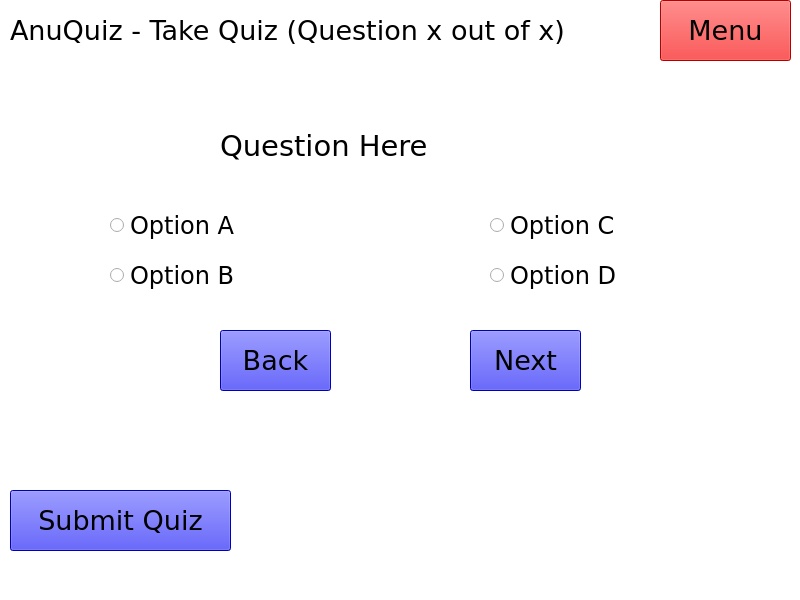
<?xml version="1.0" encoding="UTF-8"?>
<ui version="4.0">
 <class>MainWindow</class>
 <widget class="QMainWindow" name="MainWindow">
  <property name="geometry">
   <rect>
    <x>0</x>
    <y>0</y>
    <width>800</width>
    <height>600</height>
   </rect>
  </property>
  <property name="windowTitle">
   <string>AnuQuiz</string>
  </property>
  <property name="styleSheet">
   <string notr="true">background:white;</string>
  </property>
  <widget class="QWidget" name="centralwidget">
   <widget class="QLabel" name="questionIndex">
    <property name="geometry">
     <rect>
      <x>10</x>
      <y>-10</y>
      <width>661</width>
      <height>81</height>
     </rect>
    </property>
    <property name="font">
     <font>
      <family>Verdana</family>
      <pointsize>20</pointsize>
     </font>
    </property>
    <property name="text">
     <string>AnuQuiz - Take Quiz (Question x out of x)</string>
    </property>
   </widget>
   <widget class="QPushButton" name="nextButton">
    <property name="geometry">
     <rect>
      <x>470</x>
      <y>330</y>
      <width>111</width>
      <height>61</height>
     </rect>
    </property>
    <property name="font">
     <font>
      <family>Verdana</family>
      <pointsize>20</pointsize>
     </font>
    </property>
    <property name="styleSheet">
     <string notr="true">background:rgb(0,0,255)</string>
    </property>
    <property name="text">
     <string>Next</string>
    </property>
   </widget>
   <widget class="QPushButton" name="backButton">
    <property name="geometry">
     <rect>
      <x>220</x>
      <y>330</y>
      <width>111</width>
      <height>61</height>
     </rect>
    </property>
    <property name="font">
     <font>
      <family>Verdana</family>
      <pointsize>20</pointsize>
     </font>
    </property>
    <property name="styleSheet">
     <string notr="true">background:rgb(0,0,255)</string>
    </property>
    <property name="text">
     <string>Back</string>
    </property>
   </widget>
   <widget class="QPushButton" name="menuButton">
    <property name="geometry">
     <rect>
      <x>660</x>
      <y>0</y>
      <width>131</width>
      <height>61</height>
     </rect>
    </property>
    <property name="font">
     <font>
      <family>Verdana</family>
      <pointsize>20</pointsize>
     </font>
    </property>
    <property name="styleSheet">
     <string notr="true">background:rgb(255,0,0)</string>
    </property>
    <property name="text">
     <string>Menu</string>
    </property>
   </widget>
   <widget class="QPushButton" name="submitButton">
    <property name="geometry">
     <rect>
      <x>10</x>
      <y>490</y>
      <width>221</width>
      <height>61</height>
     </rect>
    </property>
    <property name="font">
     <font>
      <family>Verdana</family>
      <pointsize>20</pointsize>
     </font>
    </property>
    <property name="styleSheet">
     <string notr="true">background:rgb(0,0,255)</string>
    </property>
    <property name="text">
     <string>Submit Quiz</string>
    </property>
   </widget>
   <widget class="QLabel" name="questionLabel">
    <property name="geometry">
     <rect>
      <x>220</x>
      <y>120</y>
      <width>451</width>
      <height>51</height>
     </rect>
    </property>
    <property name="font">
     <font>
      <family>Verdana</family>
      <pointsize>22</pointsize>
     </font>
    </property>
    <property name="text">
     <string>Question Here</string>
    </property>
   </widget>
   <widget class="QRadioButton" name="a1Button">
    <property name="geometry">
     <rect>
      <x>110</x>
      <y>210</y>
      <width>261</width>
      <height>31</height>
     </rect>
    </property>
    <property name="font">
     <font>
      <family>Verdana</family>
      <pointsize>18</pointsize>
     </font>
    </property>
    <property name="text">
     <string>Option A</string>
    </property>
   </widget>
   <widget class="QRadioButton" name="a2Button">
    <property name="geometry">
     <rect>
      <x>110</x>
      <y>260</y>
      <width>261</width>
      <height>31</height>
     </rect>
    </property>
    <property name="font">
     <font>
      <family>Verdana</family>
      <pointsize>18</pointsize>
     </font>
    </property>
    <property name="text">
     <string>Option B</string>
    </property>
   </widget>
   <widget class="QRadioButton" name="a3Button">
    <property name="geometry">
     <rect>
      <x>490</x>
      <y>210</y>
      <width>261</width>
      <height>31</height>
     </rect>
    </property>
    <property name="font">
     <font>
      <family>Verdana</family>
      <pointsize>18</pointsize>
     </font>
    </property>
    <property name="text">
     <string>Option C</string>
    </property>
   </widget>
   <widget class="QRadioButton" name="a4Button">
    <property name="geometry">
     <rect>
      <x>490</x>
      <y>260</y>
      <width>261</width>
      <height>31</height>
     </rect>
    </property>
    <property name="font">
     <font>
      <family>Verdana</family>
      <pointsize>18</pointsize>
     </font>
    </property>
    <property name="text">
     <string>Option D</string>
    </property>
   </widget>
  </widget>
  <widget class="QMenuBar" name="menubar">
   <property name="geometry">
    <rect>
     <x>0</x>
     <y>0</y>
     <width>800</width>
     <height>21</height>
    </rect>
   </property>
  </widget>
  <widget class="QStatusBar" name="statusbar"/>
 </widget>
 <resources/>
 <connections/>
</ui>
